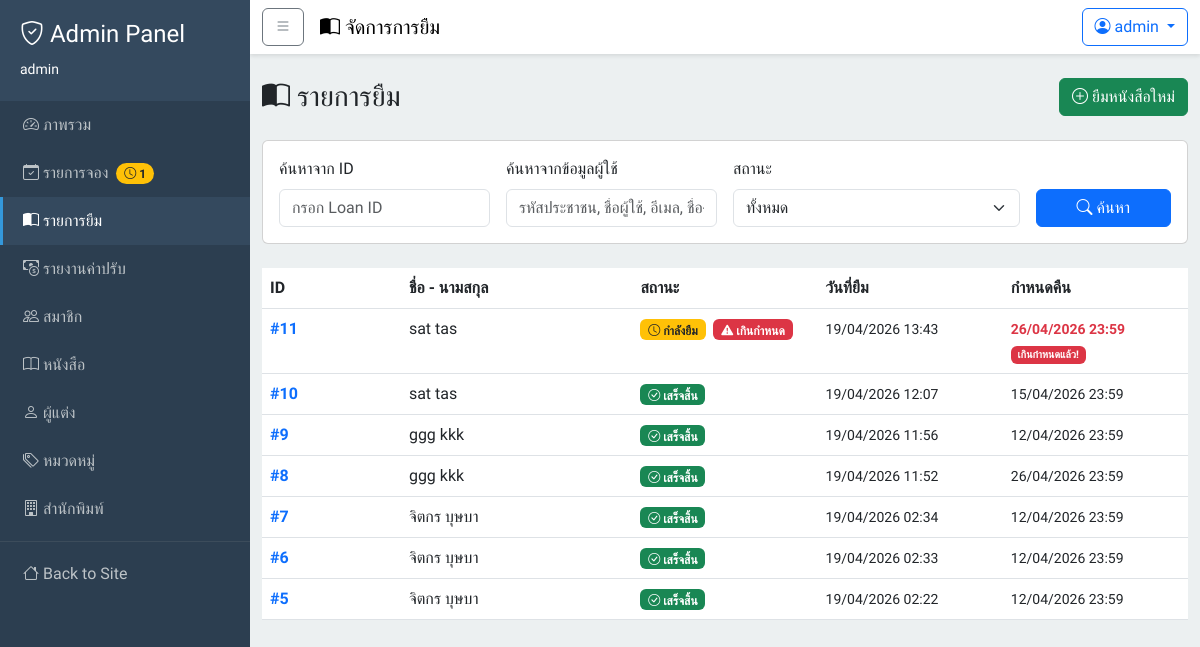
The app's page /dashboard/loans/ (signed in) with its own data.
### users/models.py (models this page shows, shortened)
class User(AbstractUser):
    phone_number = models.CharField(max_length=10, null=False, blank=False)
    citizen_id = models.CharField(
    max_length=13,
    unique=True,
    null=False,
    blank=False,
    validators=[
        RegexValidator(
            regex=r'^\d{13}$',
            message='Citizen ID must be exactly 13 digits'
        )
    ])

### loans/models.py (models this page shows, shortened)
class Loan(models.Model):
    STATUS_CHOICES = [
        ('active', 'กำลังยืม'),
        ('completed', 'เสร็จสิ้น'),
    ]
    id = models.AutoField(primary_key=True)
    user = models.ForeignKey(
        settings.AUTH_USER_MODEL,
        on_delete=models.CASCADE,
        related_name='loans'
    )
    status = models.CharField(
        max_length=20,
        choices=STATUS_CHOICES,
        default='active'
    )
    due_date = models.DateTimeField(null=True, blank=True)
    created_at = models.DateTimeField(auto_now_add=True)
    if TYPE_CHECKING:
        loan_items: Manager["LoanItem"]
    class Meta:
        db_table = 'loans'
        verbose_name = 'Loan'
        verbose_name_plural = 'Loans'
        ordering = ['-created_at']
    @property
    def status_label(self) -> str:
        return self.get_status_display() # type: ignore[attr-defined]
    @property
    def is_overdue(self) -> bool:
        if self.status != 'active' or not self.due_date:
            return False
        return self.due_date < timezone.now()

### loans/views.py (the view, shortened to what this page needs)
# urls.py: path('dashboard/loans/', views.dashboard_loans_view, name='dashboard_loans'),
@login_required
@staff_member_required
def dashboard_loans_view(request):
    status_filter = request.GET.get('status', 'all')
    search_id = request.GET.get('search_id', '').strip()
    search_user = request.GET.get('search_user', '').strip()
    loan_batches = Loan.objects.select_related('user').prefetch_related(
        'loan_items__book__authors',
        'loan_items__book__publisher'
    )
    if status_filter and status_filter != 'all':
        loan_batches = loan_batches.filter(status=status_filter)
    if search_id:
        if search_id.isdigit():
            loan_batches = loan_batches.filter(id=int(search_id))
    loan_batches = loan_batches.order_by('-created_at')
    context = {
        'status_choices': Loan.STATUS_CHOICES,
        'loan_batches': loan_batches,
        'status_filter': status_filter,
        'search_id': search_id,
        'search_user': search_user,
    }
    return render(request, 'dashboard/loans/list.html', context)

### books/cart.py (called while the page is built)
    def count(self):
        return len(self.cart)

### templates/dashboard/loans/list.html (shortened to what this page needs)
{% extends "base_admin.html" %}
{% block page_title %}
    <i class="bi bi-book-half"></i> จัดการการยืม
{% endblock page_title %}
{% block content %}
    <div class="d-flex justify-content-between align-items-center mb-4">
        <h3 class="mb-0">
            <i class="bi bi-book-half"></i> รายการยืม
        </h3>
        <a href="{% url 'loans:dashboard_create_loan' %}"
           class="btn btn-success">
            <i class="bi bi-plus-circle me-1"></i>ยืมหนังสือใหม่
        </a>
    </div>
    <div class="card mb-4">
        <div class="card-body">
            <form method="get" class="row g-3">
                <div class="col-md-3">
                    <label for="search_id" class="form-label">ค้นหาจาก ID</label>
                    <input type="text"
                           name="search_id"
                           id="search_id"
                           class="form-control"
                           placeholder="กรอก Loan ID"
                           value="{{ search_id }}">
                </div>
                <div class="col-md-3">
                    <label for="search_user" class="form-label">ค้นหาจากข้อมูลผู้ใช้</label>
                    <input type="text"
                           name="search_user"
                           id="search_user"
                           class="form-control"
                           placeholder="รหัสประชาชน, ชื่อผู้ใช้, อีเมล, ชื่อ-นามสกุล, เบอร์โทร"
                           value="{{ search_user }}">
                </div>
                <div class="col-md-4">
                    <label for="status" class="form-label">สถานะ</label>
                    <select name="status" id="status" class="form-select">
                        <option value="all" {% if status_filter == 'all' %}selected{% endif %}>ทั้งหมด</option>
                    </select>
                </div>
                <div class="col-md-2">
                    <label class="form-label d-block">&nbsp;</label>
                    <button type="submit" class="btn btn-primary w-100">
                        <i class="bi bi-search"></i> ค้นหา
                    </button>
                </div>
            </form>
        </div>
    </div>
    {% if loan_batches %}
        <div class="table-responsive">
            <table class="table table-hover">
                <thead>
                    <colgroup>
                        <col style="width: 15%;">
                        <col style="width: 25%;">
                        <col style="width: 20%;">
                        <col style="width: 20%;">
                        <col style="width: 20%;">
                    </colgroup>
                    <tr>
                        <th>ID</th>
                        <th>ชื่อ - นามสกุล</th>
                        <th>สถานะ</th>
                        <th>วันที่ยืม</th>
                        <th>กำหนดคืน</th>
                    </tr>
                </thead>
                <tbody>
                    {% for batch in loan_batches %}
                        <tr>
                            <td>
                                <a href="{% url 'loans:dashboard_loan_detail' batch.id %}"
                                   class="text-decoration-none">
                                    <strong>#{{ batch.id }}</strong>
                                </a>
                            </td>
                            <td>{{ batch.user.get_full_name|default:batch.user.username }}</td>
                            <td>
                                {% if batch.status == 'active' %}
                                    <span class="badge bg-warning text-dark">
                                        <i class="bi bi-clock"></i> {{ batch.status_label }}
                                    </span>
                                    {% if batch.is_overdue %}
                                        <span class="badge bg-danger ms-1">
                                            <i class="bi bi-exclamation-triangle-fill"></i> เกินกำหนด
                                        </span>
                                    {% endif %}
                                {% elif batch.status == 'completed' %}
                                    <span class="badge bg-success">
                                        <i class="bi bi-check-circle"></i> {{ batch.status_label }}
                                    </span>
                                {% endif %}
                            </td>
                            <td>
                                <small>{{ batch.created_at|date:"d/m/Y H:i" }}</small>
                            </td>
                            <td>
                                {% if batch.due_date %}
                                    <small class="{% if batch.is_overdue %}text-danger fw-bold{% endif %}">
                                        {{ batch.due_date|date:"d/m/Y H:i" }}
                                        {% if batch.is_overdue %}
                                            <br>
                                            <span class="badge bg-danger">เกินกำหนดแล้ว!</span>
                                        {% endif %}
                                    </small>
                                {% else %}
                                    <small class="text-muted">-</small>
                                {% endif %}
                            </td>
                        </tr>
                    {% endfor %}
                </tbody>
            </table>
        </div>
    {% else %}
        <div class="alert alert-info">
            <i class="bi bi-info-circle"></i> ไม่พบรายการยืมตามเงื่อนไขที่กำหนด
        </div>
    {% endif %}
{% endblock content %}

### templates/base_admin.html (shortened to what this page needs)
{% load static %}
<!DOCTYPE html>
<html lang="th">
    <head>
        <link href="https://cdn.jsdelivr.net/npm/bootstrap@5.3.0/dist/css/bootstrap.min.css"
              rel="stylesheet">
        <link rel="stylesheet"
              href="https://cdn.jsdelivr.net/npm/bootstrap-icons@1.10.0/font/bootstrap-icons.css">
        <link rel="stylesheet" href="{% static 'css/global.css' %}">
    </head>
    <body>
        <div class="wrapper">
            <nav class="sidebar" id="sidebar">
                <div class="sidebar-header">
                    <h4>
                        <i class="bi bi-shield-check"></i> Admin Panel
                    </h4>
                    <small>{{ user.username }}</small>
                </div>
                <ul class="nav flex-column">
                    <li class="nav-item">
                        <a class="nav-link {% if request.resolver_match.url_name == 'dashboard_home' %}active{% endif %}"
                           href="{% url 'dashboard_home' %}">
                            <i class="bi bi-speedometer2"></i> ภาพรวม
                        </a>
                    </li>
                    <li class="nav-item">
                        <a class="nav-link {% if 'holds' in request.path %}active{% endif %}"
                           href="{% url 'holds:dashboard_holds' %}">
                            <i class="bi bi-calendar-check"></i> รายการจอง
                            {% if pending_holds_count > 0 %}
                                <span class="badge bg-warning text-dark rounded-pill ms-1"
                                      title="รอการยืนยัน">
                                    <i class="bi bi-clock"></i> {{ pending_holds_count }}
                                </span>
                            {% endif %}
                        </a>
                    </li>
                    <li class="nav-item">
                        <a class="nav-link {% if 'loans' in request.path %}active{% endif %}"
                           href="{% url 'loans:dashboard_loans' %}">
                            <i class="bi bi-book-half"></i> รายการยืม
                        </a>
                    </li>
                    <li class="nav-item">
                        <a class="nav-link {% if 'dashboard/fines' in request.path %}active{% endif %}"
                           href="{% url 'fines:dashboard_fines' %}">
                            <i class="bi bi-cash-coin"></i> รายงานค่าปรับ
                        </a>
                    </li>
                    <li class="nav-item">
                        <a class="nav-link {% if 'dashboard/users' in request.path %}active{% endif %}"
                           href="{% url 'users:dashboard_users' %}">
                            <i class="bi bi-people"></i> สมาชิก
                        </a>
                    </li>
                    <li class="nav-item">
                        <a class="nav-link {% if 'dashboard/books' in request.path %}active{% endif %}"
                           href="{% url 'books:dashboard_books' %}">
                            <i class="bi bi-book"></i> หนังสือ
                        </a>
                    </li>
                    <li class="nav-item">
                        <a class="nav-link {% if 'dashboard/authors' in request.path %}active{% endif %}"
                           href="{% url 'books:dashboard_authors' %}">
                            <i class="bi bi-person"></i> ผู้แต่ง
                        </a>
                    </li>
                    <li class="nav-item">
                        <a class="nav-link {% if 'dashboard/categories' in request.path %}active{% endif %}"
                           href="{% url 'books:dashboard_categories' %}">
                            <i class="bi bi-tags"></i> หมวดหมู่
                        </a>
                    </li>
                    <li class="nav-item">
                        <a class="nav-link {% if 'dashboard/publishers' in request.path %}active{% endif %}"
                           href="{% url 'books:dashboard_publishers' %}">
                            <i class="bi bi-building"></i> สำนักพิมพ์
                        </a>
                    </li>
                    <li>
                        <hr class="my-2 border-secondary">
                    </li>
                    <li class="nav-item">
                        <a class="nav-link" href="{% url 'home' %}">
                            <i class="bi bi-house"></i> Back to Site
                        </a>
                    </li>
                </ul>
            </nav>
            <div class="content">
                <nav class="top-navbar navbar navbar-expand-lg navbar-light">
                    <div class="container-fluid">
                        <button class="btn btn-outline-secondary me-3"
                                type="button"
                                id="sidebarToggle">
                            <i class="bi bi-list"></i>
                        </button>
                        <span class="navbar-brand mb-0 h1">
                            {% block page_title %}{% endblock page_title %}
                        </span>
                        <div class="ms-auto">
                            <div class="dropdown">
                                <a class="btn btn-outline-primary dropdown-toggle"
                                   href="#"
                                   role="button"
                                   data-bs-toggle="dropdown">
                                    <i class="bi bi-person-circle"></i> {{ user.username }}
                                </a>
                            </div>
                        </div>
                    </div>
                </nav>
                <div class="container-fluid py-4">
                    {% block content %}
                    {% endblock content %}
                </div>
            </div>
        </div>
        {% include "includes/toast.html" %}
    </body>
</html>

### templates/base_admin.html (style rules this page uses)
body { font-family: 'Prompt', sans-serif; min-height: 100vh; display: flex; flex-direction: column; }
.wrapper { display: flex; flex: 1; }
.sidebar { min-width: 250px; max-width: 250px; background: #2c3e50; color: #fff; transition: all 0.3s; }
.sidebar .nav-link { color: #bdc3c7; padding: 12px 20px; border-left: 3px solid transparent; }
.sidebar .nav-link.active { color: #fff; background: #34495e; border-left-color: #3498db; }
.sidebar-header { padding: 20px; background: #34495e; }
.content { flex: 1; background: #ecf0f1; overflow-y: auto; }
.top-navbar { background: #fff; box-shadow: 0 2px 4px rgba(0,0,0,0.1); }

### records on screen
User: username "admin"
Loan: id "11", user.get_full_name "sat tas", status_label "กำลังยืม", shows "เกินกำหนด", created_at "19/04/2026 13:43", due_date "26/04/2026 23:59", shows "เกินกำหนดแล้ว!"
Loan: id "10", user.get_full_name "sat tas", status_label "เสร็จสิ้น", created_at "19/04/2026 12:07", due_date "15/04/2026 23:59"
Loan: id "9", user.get_full_name "ggg kkk", status_label "เสร็จสิ้น", created_at "19/04/2026 11:56", due_date "12/04/2026 23:59"
Loan: id "8", user.get_full_name "ggg kkk", status_label "เสร็จสิ้น", created_at "19/04/2026 11:52", due_date "26/04/2026 23:59"
Loan: id "7", user.get_full_name "จิตกร บุษบา", status_label "เสร็จสิ้น", created_at "19/04/2026 02:34", due_date "12/04/2026 23:59"
Loan: id "6", user.get_full_name "จิตกร บุษบา", status_label "เสร็จสิ้น", created_at "19/04/2026 02:33", due_date "12/04/2026 23:59"
Loan: id "5", user.get_full_name "จิตกร บุษบา", status_label "เสร็จสิ้น", created_at "19/04/2026 02:22", due_date "12/04/2026 23:59"

### other values on screen
{{ pending_holds_count }} "1"
